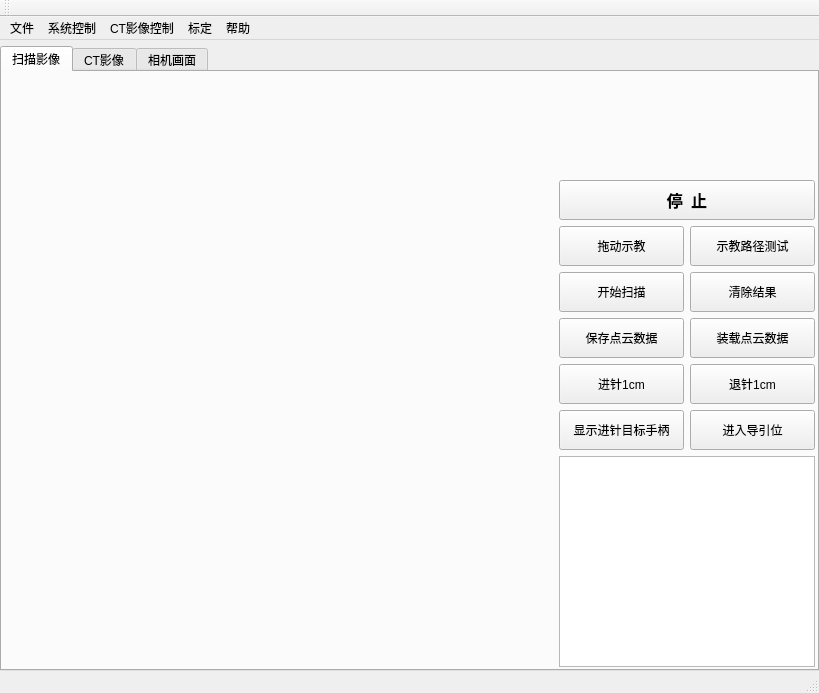
<?xml version="1.0" encoding="UTF-8"?>
<ui version="4.0">
 <class>SlurryClass</class>
 <widget class="QMainWindow" name="SlurryClass">
  <property name="geometry">
   <rect>
    <x>0</x>
    <y>0</y>
    <width>819</width>
    <height>683</height>
   </rect>
  </property>
  <property name="windowTitle">
   <string>医学导引系统</string>
  </property>
  <widget class="QWidget" name="centralWidget">
   <layout class="QVBoxLayout" name="verticalLayout_2">
    <property name="leftMargin">
     <number>0</number>
    </property>
    <property name="topMargin">
     <number>0</number>
    </property>
    <property name="rightMargin">
     <number>0</number>
    </property>
    <property name="bottomMargin">
     <number>0</number>
    </property>
    <item>
     <widget class="QMenuBar" name="menuBar">
      <property name="enabled">
       <bool>true</bool>
      </property>
      <widget class="QMenu" name="menu_file">
       <property name="title">
        <string>文件</string>
       </property>
       <addaction name="action_2"/>
       <addaction name="action_3"/>
       <addaction name="separator"/>
       <addaction name="action_exit"/>
      </widget>
      <widget class="QMenu" name="menu_control">
       <property name="title">
        <string>系统控制</string>
       </property>
       <addaction name="CameraOpen"/>
       <addaction name="CameraDisp"/>
       <addaction name="action_robotControl"/>
       <addaction name="action_laser"/>
       <addaction name="action_9"/>
       <addaction name="separator"/>
      </widget>
      <widget class="QMenu" name="menu_CT">
       <property name="title">
        <string>CT影像控制</string>
       </property>
       <addaction name="separator"/>
       <addaction name="action_17"/>
      </widget>
      <widget class="QMenu" name="menu_calib">
       <property name="title">
        <string>标定</string>
       </property>
       <addaction name="CameraCalib"/>
       <addaction name="toolCalib"/>
      </widget>
      <widget class="QMenu" name="menu_help">
       <property name="title">
        <string>帮助</string>
       </property>
       <addaction name="action_about"/>
       <addaction name="action_aboutQt"/>
       <addaction name="actionTest1"/>
       <addaction name="actionTest2"/>
      </widget>
      <addaction name="menu_file"/>
      <addaction name="menu_control"/>
      <addaction name="menu_CT"/>
      <addaction name="menu_calib"/>
      <addaction name="menu_help"/>
     </widget>
    </item>
    <item>
     <layout class="QVBoxLayout" name="verticalLayout_3">
      <property name="spacing">
       <number>0</number>
      </property>
      <item>
       <widget class="QTabWidget" name="tabWidget">
        <property name="currentIndex">
         <number>0</number>
        </property>
        <widget class="QWidget" name="tabScan">
         <property name="sizePolicy">
          <sizepolicy hsizetype="Maximum" vsizetype="Preferred">
           <horstretch>0</horstretch>
           <verstretch>0</verstretch>
          </sizepolicy>
         </property>
         <attribute name="title">
          <string>扫描影像</string>
         </attribute>
         <layout class="QHBoxLayout" name="horizontalLayout" stretch="1,0">
          <property name="spacing">
           <number>2</number>
          </property>
          <property name="leftMargin">
           <number>2</number>
          </property>
          <property name="topMargin">
           <number>2</number>
          </property>
          <property name="rightMargin">
           <number>2</number>
          </property>
          <property name="bottomMargin">
           <number>2</number>
          </property>
          <item>
           <widget class="VtkWindow" name="vtkWindow" native="true"/>
          </item>
          <item>
           <layout class="QVBoxLayout" name="verticalLayout_6">
            <item>
             <layout class="QGridLayout" name="gridLayout_3">
              <item row="2" column="0">
               <widget class="QPushButton" name="buttonTeach">
                <property name="minimumSize">
                 <size>
                  <width>0</width>
                  <height>40</height>
                 </size>
                </property>
                <property name="text">
                 <string>拖动示教</string>
                </property>
                <property name="checkable">
                 <bool>true</bool>
                </property>
               </widget>
              </item>
              <item row="0" column="1">
               <widget class="QPilot" name="pilotMatch" native="true">
                <property name="sizePolicy">
                 <sizepolicy hsizetype="Expanding" vsizetype="Preferred">
                  <horstretch>0</horstretch>
                  <verstretch>0</verstretch>
                 </sizepolicy>
                </property>
                <property name="minimumSize">
                 <size>
                  <width>0</width>
                  <height>100</height>
                 </size>
                </property>
               </widget>
              </item>
              <item row="0" column="0">
               <widget class="QPilot" name="pilotRobot" native="true">
                <property name="sizePolicy">
                 <sizepolicy hsizetype="Expanding" vsizetype="Preferred">
                  <horstretch>0</horstretch>
                  <verstretch>0</verstretch>
                 </sizepolicy>
                </property>
                <property name="minimumSize">
                 <size>
                  <width>0</width>
                  <height>100</height>
                 </size>
                </property>
               </widget>
              </item>
              <item row="4" column="0">
               <widget class="QPushButton" name="buttonSaveData">
                <property name="minimumSize">
                 <size>
                  <width>0</width>
                  <height>40</height>
                 </size>
                </property>
                <property name="text">
                 <string>保存点云数据</string>
                </property>
               </widget>
              </item>
              <item row="3" column="0">
               <widget class="QPushButton" name="buttonScan">
                <property name="minimumSize">
                 <size>
                  <width>0</width>
                  <height>40</height>
                 </size>
                </property>
                <property name="text">
                 <string>开始扫描</string>
                </property>
                <property name="checkable">
                 <bool>true</bool>
                </property>
               </widget>
              </item>
              <item row="1" column="0" colspan="2">
               <widget class="QPushButton" name="buttonStop">
                <property name="minimumSize">
                 <size>
                  <width>0</width>
                  <height>40</height>
                 </size>
                </property>
                <property name="font">
                 <font>
                  <family>Adobe Arabic</family>
                  <pointsize>12</pointsize>
                  <weight>75</weight>
                  <bold>true</bold>
                 </font>
                </property>
                <property name="text">
                 <string>停  止</string>
                </property>
               </widget>
              </item>
              <item row="3" column="1">
               <widget class="QPushButton" name="buttonClear">
                <property name="minimumSize">
                 <size>
                  <width>0</width>
                  <height>40</height>
                 </size>
                </property>
                <property name="text">
                 <string>清除结果</string>
                </property>
               </widget>
              </item>
              <item row="2" column="1">
               <widget class="QPushButton" name="buttonTeachPlay">
                <property name="minimumSize">
                 <size>
                  <width>0</width>
                  <height>40</height>
                 </size>
                </property>
                <property name="text">
                 <string>示教路径测试</string>
                </property>
                <property name="checkable">
                 <bool>true</bool>
                </property>
               </widget>
              </item>
              <item row="4" column="1">
               <widget class="QPushButton" name="buttonLoadData">
                <property name="minimumSize">
                 <size>
                  <width>0</width>
                  <height>40</height>
                 </size>
                </property>
                <property name="text">
                 <string>装载点云数据</string>
                </property>
               </widget>
              </item>
              <item row="7" column="1">
               <widget class="QPushButton" name="buttonToolGo">
                <property name="minimumSize">
                 <size>
                  <width>0</width>
                  <height>40</height>
                 </size>
                </property>
                <property name="text">
                 <string>进入导引位</string>
                </property>
               </widget>
              </item>
              <item row="7" column="0">
               <widget class="QPushButton" name="buttonToolWidget">
                <property name="minimumSize">
                 <size>
                  <width>0</width>
                  <height>40</height>
                 </size>
                </property>
                <property name="text">
                 <string>显示进针目标手柄</string>
                </property>
                <property name="checkable">
                 <bool>true</bool>
                </property>
               </widget>
              </item>
              <item row="5" column="0">
               <widget class="QPushButton" name="buttonToolMove5mmF">
                <property name="minimumSize">
                 <size>
                  <width>0</width>
                  <height>40</height>
                 </size>
                </property>
                <property name="text">
                 <string>进针1cm</string>
                </property>
               </widget>
              </item>
              <item row="5" column="1">
               <widget class="QPushButton" name="buttonToolMove5mmB">
                <property name="minimumSize">
                 <size>
                  <width>0</width>
                  <height>40</height>
                 </size>
                </property>
                <property name="text">
                 <string>退针1cm</string>
                </property>
               </widget>
              </item>
             </layout>
            </item>
            <item>
             <widget class="QConsole" name="logTextScan">
              <property name="sizePolicy">
               <sizepolicy hsizetype="Preferred" vsizetype="Expanding">
                <horstretch>0</horstretch>
                <verstretch>1</verstretch>
               </sizepolicy>
              </property>
              <property name="minimumSize">
               <size>
                <width>0</width>
                <height>100</height>
               </size>
              </property>
             </widget>
            </item>
           </layout>
          </item>
         </layout>
        </widget>
        <widget class="QWidget" name="tabCT">
         <attribute name="title">
          <string>CT影像</string>
         </attribute>
         <layout class="QHBoxLayout" name="horizontalLayout_6" stretch="6,1">
          <item>
           <widget class="VtkWindow" name="ctWindow" native="true"/>
          </item>
          <item>
           <layout class="QVBoxLayout" name="verticalLayout_4" stretch="0,0,0,0,0,0,0,1">
            <property name="spacing">
             <number>5</number>
            </property>
            <item>
             <widget class="QGroupBox" name="groupBox">
              <property name="title">
               <string>三维显示方式</string>
              </property>
              <layout class="QVBoxLayout" name="verticalLayout_5">
               <item>
                <widget class="QRadioButton" name="radioButtonVolume">
                 <property name="font">
                  <font>
                   <family>宋体</family>
                   <pointsize>10</pointsize>
                   <weight>50</weight>
                   <bold>false</bold>
                  </font>
                 </property>
                 <property name="text">
                  <string>密度切面</string>
                 </property>
                 <property name="checked">
                  <bool>true</bool>
                 </property>
                 <attribute name="buttonGroup">
                  <string notr="true">viewButtonGroup</string>
                 </attribute>
                </widget>
               </item>
               <item>
                <widget class="QRadioButton" name="radioButtonSurface">
                 <property name="font">
                  <font>
                   <family>宋体</family>
                   <pointsize>10</pointsize>
                  </font>
                 </property>
                 <property name="text">
                  <string>等值面</string>
                 </property>
                 <attribute name="buttonGroup">
                  <string notr="true">viewButtonGroup</string>
                 </attribute>
                </widget>
               </item>
              </layout>
             </widget>
            </item>
            <item>
             <widget class="QGroupBox" name="groupBox_2">
              <property name="title">
               <string>切面选择</string>
              </property>
              <layout class="QVBoxLayout" name="verticalLayout_7">
               <item>
                <widget class="QRadioButton" name="radioButtonSagittal">
                 <property name="font">
                  <font>
                   <family>宋体</family>
                   <pointsize>10</pointsize>
                  </font>
                 </property>
                 <property name="text">
                  <string>Sagittal矢状面</string>
                 </property>
                 <attribute name="buttonGroup">
                  <string notr="true">planeButtonGroup</string>
                 </attribute>
                </widget>
               </item>
               <item>
                <widget class="QRadioButton" name="radioButtonCoronal">
                 <property name="font">
                  <font>
                   <family>宋体</family>
                   <pointsize>10</pointsize>
                   <weight>50</weight>
                   <bold>false</bold>
                  </font>
                 </property>
                 <property name="text">
                  <string>Coronal冠状面</string>
                 </property>
                 <property name="checked">
                  <bool>true</bool>
                 </property>
                 <attribute name="buttonGroup">
                  <string notr="true">planeButtonGroup</string>
                 </attribute>
                </widget>
               </item>
               <item>
                <widget class="QRadioButton" name="radioButtonAxial">
                 <property name="font">
                  <font>
                   <family>宋体</family>
                   <pointsize>10</pointsize>
                   <weight>50</weight>
                   <bold>false</bold>
                  </font>
                 </property>
                 <property name="text">
                  <string>Axial横断面</string>
                 </property>
                 <attribute name="buttonGroup">
                  <string notr="true">planeButtonGroup</string>
                 </attribute>
                </widget>
               </item>
              </layout>
             </widget>
            </item>
            <item>
             <widget class="QPushButton" name="buttonLoadCT">
              <property name="minimumSize">
               <size>
                <width>0</width>
                <height>40</height>
               </size>
              </property>
              <property name="text">
               <string>装载影像</string>
              </property>
             </widget>
            </item>
            <item>
             <widget class="QPushButton" name="buttonRegistration">
              <property name="minimumSize">
               <size>
                <width>0</width>
                <height>40</height>
               </size>
              </property>
              <property name="text">
               <string>开始配准</string>
              </property>
             </widget>
            </item>
            <item>
             <widget class="QPushButton" name="buttonSaveCT">
              <property name="minimumSize">
               <size>
                <width>0</width>
                <height>40</height>
               </size>
              </property>
              <property name="text">
               <string>保存表面结果</string>
              </property>
             </widget>
            </item>
            <item>
             <widget class="QPushButton" name="buttonToolWidget2">
              <property name="minimumSize">
               <size>
                <width>0</width>
                <height>40</height>
               </size>
              </property>
              <property name="text">
               <string>显示进针目标手柄</string>
              </property>
              <property name="checkable">
               <bool>true</bool>
              </property>
             </widget>
            </item>
            <item>
             <widget class="QPushButton" name="buttonOpenDicom">
              <property name="minimumSize">
               <size>
                <width>0</width>
                <height>40</height>
               </size>
              </property>
              <property name="text">
               <string>打开DICOM</string>
              </property>
             </widget>
            </item>
            <item>
             <widget class="QLineEdit" name="lineEdit">
              <property name="sizePolicy">
               <sizepolicy hsizetype="Expanding" vsizetype="Expanding">
                <horstretch>0</horstretch>
                <verstretch>0</verstretch>
               </sizepolicy>
              </property>
              <property name="minimumSize">
               <size>
                <width>0</width>
                <height>100</height>
               </size>
              </property>
             </widget>
            </item>
           </layout>
          </item>
         </layout>
        </widget>
        <widget class="QWidget" name="tabControl">
         <attribute name="title">
          <string>相机画面</string>
         </attribute>
         <layout class="QHBoxLayout" name="horizontalLayout_4" stretch="0,0">
          <item>
           <widget class="QScrollArea" name="scrollArea">
            <property name="sizePolicy">
             <sizepolicy hsizetype="Expanding" vsizetype="Expanding">
              <horstretch>1</horstretch>
              <verstretch>0</verstretch>
             </sizepolicy>
            </property>
            <property name="minimumSize">
             <size>
              <width>400</width>
              <height>400</height>
             </size>
            </property>
            <property name="widgetResizable">
             <bool>true</bool>
            </property>
            <widget class="QWidget" name="scrollAreaWidgetContents">
             <property name="geometry">
              <rect>
               <x>0</x>
               <y>0</y>
               <width>398</width>
               <height>398</height>
              </rect>
             </property>
             <property name="sizePolicy">
              <sizepolicy hsizetype="Expanding" vsizetype="Preferred">
               <horstretch>0</horstretch>
               <verstretch>0</verstretch>
              </sizepolicy>
             </property>
             <property name="minimumSize">
              <size>
               <width>0</width>
               <height>0</height>
              </size>
             </property>
             <layout class="QHBoxLayout" name="horizontalLayout_2">
              <item>
               <widget class="Viewer2D" name="viewer1" native="true"/>
              </item>
              <item>
               <widget class="Viewer2D" name="viewer2" native="true"/>
              </item>
             </layout>
            </widget>
           </widget>
          </item>
          <item>
           <widget class="QWidget" name="sidebar" native="true">
            <property name="sizePolicy">
             <sizepolicy hsizetype="Fixed" vsizetype="Preferred">
              <horstretch>0</horstretch>
              <verstretch>0</verstretch>
             </sizepolicy>
            </property>
            <property name="maximumSize">
             <size>
              <width>300</width>
              <height>16777215</height>
             </size>
            </property>
            <layout class="QVBoxLayout" name="verticalLayout">
             <item>
              <widget class="QStackedWidget" name="stackedWidget">
               <property name="sizePolicy">
                <sizepolicy hsizetype="Preferred" vsizetype="Preferred">
                 <horstretch>0</horstretch>
                 <verstretch>0</verstretch>
                </sizepolicy>
               </property>
               <property name="currentIndex">
                <number>0</number>
               </property>
               <widget class="QWidget" name="page_1">
                <layout class="QGridLayout" name="gridLayout_buttons">
                 <property name="leftMargin">
                  <number>2</number>
                 </property>
                 <property name="topMargin">
                  <number>2</number>
                 </property>
                 <property name="rightMargin">
                  <number>2</number>
                 </property>
                 <property name="bottomMargin">
                  <number>2</number>
                 </property>
                 <property name="horizontalSpacing">
                  <number>5</number>
                 </property>
                 <property name="verticalSpacing">
                  <number>6</number>
                 </property>
                 <item row="0" column="1">
                  <widget class="QPushButton" name="buttonScan1">
                   <property name="sizePolicy">
                    <sizepolicy hsizetype="Fixed" vsizetype="Fixed">
                     <horstretch>0</horstretch>
                     <verstretch>0</verstretch>
                    </sizepolicy>
                   </property>
                   <property name="minimumSize">
                    <size>
                     <width>90</width>
                     <height>35</height>
                    </size>
                   </property>
                   <property name="text">
                    <string>开始扫描</string>
                   </property>
                   <property name="checkable">
                    <bool>true</bool>
                   </property>
                  </widget>
                 </item>
                 <item row="1" column="2">
                  <widget class="QComboBox" name="calibSelect">
                   <property name="minimumSize">
                    <size>
                     <width>0</width>
                     <height>35</height>
                    </size>
                   </property>
                   <property name="sizeAdjustPolicy">
                    <enum>QComboBox::AdjustToContents</enum>
                   </property>
                  </widget>
                 </item>
                </layout>
               </widget>
               <widget class="QWidget" name="page_2">
                <layout class="QGridLayout" name="gridLayout_2">
                 <item row="0" column="0">
                  <widget class="QPushButton" name="pushButton">
                   <property name="text">
                    <string>PushButton</string>
                   </property>
                  </widget>
                 </item>
                </layout>
               </widget>
              </widget>
             </item>
             <item>
              <widget class="QConsole" name="logText">
               <property name="sizePolicy">
                <sizepolicy hsizetype="Preferred" vsizetype="Expanding">
                 <horstretch>0</horstretch>
                 <verstretch>1</verstretch>
                </sizepolicy>
               </property>
               <property name="minimumSize">
                <size>
                 <width>280</width>
                 <height>120</height>
                </size>
               </property>
              </widget>
             </item>
             <item>
              <layout class="QFormLayout" name="formLayout">
               <property name="fieldGrowthPolicy">
                <enum>QFormLayout::AllNonFixedFieldsGrow</enum>
               </property>
               <property name="verticalSpacing">
                <number>0</number>
               </property>
               <item row="2" column="0">
                <widget class="QLabel" name="lcdLabel">
                 <property name="font">
                  <font>
                   <family>Andalus</family>
                   <pointsize>12</pointsize>
                   <weight>75</weight>
                   <bold>true</bold>
                  </font>
                 </property>
                 <property name="text">
                  <string>当前测量距离</string>
                 </property>
                </widget>
               </item>
               <item row="2" column="1">
                <widget class="QLCDNumber" name="lcdDist">
                 <property name="sizePolicy">
                  <sizepolicy hsizetype="Preferred" vsizetype="Fixed">
                   <horstretch>0</horstretch>
                   <verstretch>0</verstretch>
                  </sizepolicy>
                 </property>
                 <property name="minimumSize">
                  <size>
                   <width>80</width>
                   <height>40</height>
                  </size>
                 </property>
                </widget>
               </item>
              </layout>
             </item>
            </layout>
           </widget>
          </item>
         </layout>
        </widget>
       </widget>
      </item>
     </layout>
    </item>
   </layout>
  </widget>
  <widget class="QToolBar" name="mainToolBar">
   <attribute name="toolBarArea">
    <enum>TopToolBarArea</enum>
   </attribute>
   <attribute name="toolBarBreak">
    <bool>false</bool>
   </attribute>
  </widget>
  <widget class="QStatusBar" name="statusBar">
   <property name="enabled">
    <bool>true</bool>
   </property>
  </widget>
  <action name="action_2">
   <property name="text">
    <string>打开</string>
   </property>
  </action>
  <action name="action_3">
   <property name="text">
    <string>保存</string>
   </property>
  </action>
  <action name="action_exit">
   <property name="text">
    <string>退出</string>
   </property>
  </action>
  <action name="action_6">
   <property name="text">
    <string>单帧采集</string>
   </property>
  </action>
  <action name="action_7">
   <property name="text">
    <string>连续采集</string>
   </property>
  </action>
  <action name="action_9">
   <property name="text">
    <string>状态显示</string>
   </property>
  </action>
  <action name="action_11">
   <property name="text">
    <string>打开串口</string>
   </property>
  </action>
  <action name="action_12">
   <property name="text">
    <string>关闭串口</string>
   </property>
  </action>
  <action name="action_laser">
   <property name="text">
    <string>激光控制</string>
   </property>
  </action>
  <action name="action_13">
   <property name="text">
    <string>搜索相机</string>
   </property>
  </action>
  <action name="action_14">
   <property name="text">
    <string>连接控制器</string>
   </property>
  </action>
  <action name="action_robotControl">
   <property name="text">
    <string>机械臂控制</string>
   </property>
  </action>
  <action name="action_17">
   <property name="text">
    <string>载入CT图像</string>
   </property>
  </action>
  <action name="CameraCalib">
   <property name="text">
    <string>相机标定</string>
   </property>
  </action>
  <action name="action_about">
   <property name="text">
    <string>关于</string>
   </property>
  </action>
  <action name="action_aboutQt">
   <property name="text">
    <string>关于Qt</string>
   </property>
  </action>
  <action name="CameraExtrinsic">
   <property name="text">
    <string>外参数</string>
   </property>
  </action>
  <action name="CameraOpen">
   <property name="text">
    <string>枚举相机</string>
   </property>
  </action>
  <action name="CameraDisp">
   <property name="text">
    <string>连续显示</string>
   </property>
  </action>
  <action name="toolCalib">
   <property name="text">
    <string>导引筒标定</string>
   </property>
  </action>
  <action name="actionTest1">
   <property name="text">
    <string>Test1</string>
   </property>
  </action>
  <action name="actionTest2">
   <property name="text">
    <string>Test2</string>
   </property>
  </action>
 </widget>
 <layoutdefault spacing="6" margin="11"/>
 <customwidgets>
  <customwidget>
   <class>QConsole</class>
   <extends>QTextEdit</extends>
   <header>widget/QConsole.h</header>
  </customwidget>
  <customwidget>
   <class>VtkWindow</class>
   <extends>QWidget</extends>
   <header>widget/VtkWindow.h</header>
   <container>1</container>
  </customwidget>
  <customwidget>
   <class>Viewer2D</class>
   <extends>QWidget</extends>
   <header>widget/Viewer2D.h</header>
   <container>1</container>
  </customwidget>
  <customwidget>
   <class>QPilot</class>
   <extends>QWidget</extends>
   <header>widget/QPilot.h</header>
   <container>1</container>
  </customwidget>
 </customwidgets>
 <resources>
  <include location="slurry.qrc"/>
 </resources>
 <connections>
  <connection>
   <sender>action_aboutQt</sender>
   <signal>triggered()</signal>
   <receiver>SlurryClass</receiver>
   <slot>aboutQt()</slot>
   <hints>
    <hint type="sourcelabel">
     <x>-1</x>
     <y>-1</y>
    </hint>
    <hint type="destinationlabel">
     <x>597</x>
     <y>366</y>
    </hint>
   </hints>
  </connection>
  <connection>
   <sender>action_about</sender>
   <signal>triggered()</signal>
   <receiver>SlurryClass</receiver>
   <slot>about()</slot>
   <hints>
    <hint type="sourcelabel">
     <x>-1</x>
     <y>-1</y>
    </hint>
    <hint type="destinationlabel">
     <x>597</x>
     <y>366</y>
    </hint>
   </hints>
  </connection>
  <connection>
   <sender>CameraCalib</sender>
   <signal>triggered()</signal>
   <receiver>SlurryClass</receiver>
   <slot>openCalibDialog()</slot>
   <hints>
    <hint type="sourcelabel">
     <x>-1</x>
     <y>-1</y>
    </hint>
    <hint type="destinationlabel">
     <x>407</x>
     <y>311</y>
    </hint>
   </hints>
  </connection>
  <connection>
   <sender>action_exit</sender>
   <signal>triggered()</signal>
   <receiver>SlurryClass</receiver>
   <slot>close()</slot>
   <hints>
    <hint type="sourcelabel">
     <x>-1</x>
     <y>-1</y>
    </hint>
    <hint type="destinationlabel">
     <x>407</x>
     <y>311</y>
    </hint>
   </hints>
  </connection>
  <connection>
   <sender>buttonTeach</sender>
   <signal>clicked()</signal>
   <receiver>SlurryClass</receiver>
   <slot>scanTeach()</slot>
   <hints>
    <hint type="sourcelabel">
     <x>808</x>
     <y>237</y>
    </hint>
    <hint type="destinationlabel">
     <x>407</x>
     <y>311</y>
    </hint>
   </hints>
  </connection>
  <connection>
   <sender>buttonTeachPlay</sender>
   <signal>clicked()</signal>
   <receiver>SlurryClass</receiver>
   <slot>scanTeachTest()</slot>
   <hints>
    <hint type="sourcelabel">
     <x>938</x>
     <y>237</y>
    </hint>
    <hint type="destinationlabel">
     <x>407</x>
     <y>311</y>
    </hint>
   </hints>
  </connection>
  <connection>
   <sender>CameraOpen</sender>
   <signal>triggered()</signal>
   <receiver>SlurryClass</receiver>
   <slot>cameraInit()</slot>
   <hints>
    <hint type="sourcelabel">
     <x>-1</x>
     <y>-1</y>
    </hint>
    <hint type="destinationlabel">
     <x>407</x>
     <y>311</y>
    </hint>
   </hints>
  </connection>
  <connection>
   <sender>CameraDisp</sender>
   <signal>triggered()</signal>
   <receiver>SlurryClass</receiver>
   <slot>cameraDisplay()</slot>
   <hints>
    <hint type="sourcelabel">
     <x>-1</x>
     <y>-1</y>
    </hint>
    <hint type="destinationlabel">
     <x>407</x>
     <y>311</y>
    </hint>
   </hints>
  </connection>
  <connection>
   <sender>action_robotControl</sender>
   <signal>triggered()</signal>
   <receiver>SlurryClass</receiver>
   <slot>openRobotControlDialog()</slot>
   <hints>
    <hint type="sourcelabel">
     <x>-1</x>
     <y>-1</y>
    </hint>
    <hint type="destinationlabel">
     <x>398</x>
     <y>306</y>
    </hint>
   </hints>
  </connection>
  <connection>
   <sender>action_laser</sender>
   <signal>triggered()</signal>
   <receiver>SlurryClass</receiver>
   <slot>openLaserDialog()</slot>
   <hints>
    <hint type="sourcelabel">
     <x>-1</x>
     <y>-1</y>
    </hint>
    <hint type="destinationlabel">
     <x>406</x>
     <y>284</y>
    </hint>
   </hints>
  </connection>
  <connection>
   <sender>actionTest2</sender>
   <signal>triggered()</signal>
   <receiver>SlurryClass</receiver>
   <slot>test2()</slot>
   <hints>
    <hint type="sourcelabel">
     <x>-1</x>
     <y>-1</y>
    </hint>
    <hint type="destinationlabel">
     <x>406</x>
     <y>275</y>
    </hint>
   </hints>
  </connection>
  <connection>
   <sender>actionTest1</sender>
   <signal>triggered()</signal>
   <receiver>SlurryClass</receiver>
   <slot>test1()</slot>
   <hints>
    <hint type="sourcelabel">
     <x>-1</x>
     <y>-1</y>
    </hint>
    <hint type="destinationlabel">
     <x>555</x>
     <y>322</y>
    </hint>
   </hints>
  </connection>
  <connection>
   <sender>buttonLoadCT</sender>
   <signal>clicked()</signal>
   <receiver>SlurryClass</receiver>
   <slot>ctLoadImage3D()</slot>
   <hints>
    <hint type="sourcelabel">
     <x>925</x>
     <y>268</y>
    </hint>
    <hint type="destinationlabel">
     <x>504</x>
     <y>341</y>
    </hint>
   </hints>
  </connection>
  <connection>
   <sender>toolCalib</sender>
   <signal>triggered()</signal>
   <receiver>SlurryClass</receiver>
   <slot>openToolDialog()</slot>
   <hints>
    <hint type="sourcelabel">
     <x>-1</x>
     <y>-1</y>
    </hint>
    <hint type="destinationlabel">
     <x>504</x>
     <y>341</y>
    </hint>
   </hints>
  </connection>
  <connection>
   <sender>buttonOpenDicom</sender>
   <signal>clicked()</signal>
   <receiver>SlurryClass</receiver>
   <slot>ctLoadDICOM()</slot>
   <hints>
    <hint type="sourcelabel">
     <x>925</x>
     <y>268</y>
    </hint>
    <hint type="destinationlabel">
     <x>504</x>
     <y>341</y>
    </hint>
   </hints>
  </connection>
  <connection>
   <sender>buttonSaveCT</sender>
   <signal>clicked()</signal>
   <receiver>SlurryClass</receiver>
   <slot>ctSaveImage3D()</slot>
   <hints>
    <hint type="sourcelabel">
     <x>925</x>
     <y>358</y>
    </hint>
    <hint type="destinationlabel">
     <x>504</x>
     <y>341</y>
    </hint>
   </hints>
  </connection>
  <connection>
   <sender>buttonRegistration</sender>
   <signal>clicked()</signal>
   <receiver>SlurryClass</receiver>
   <slot>ctRegistration()</slot>
   <hints>
    <hint type="sourcelabel">
     <x>925</x>
     <y>403</y>
    </hint>
    <hint type="destinationlabel">
     <x>504</x>
     <y>341</y>
    </hint>
   </hints>
  </connection>
  <connection>
   <sender>buttonToolWidget2</sender>
   <signal>toggled(bool)</signal>
   <receiver>buttonToolWidget</receiver>
   <slot>toggle()</slot>
   <hints>
    <hint type="sourcelabel">
     <x>925</x>
     <y>448</y>
    </hint>
    <hint type="destinationlabel">
     <x>617</x>
     <y>421</y>
    </hint>
   </hints>
  </connection>
  <connection>
   <sender>buttonToolGo</sender>
   <signal>clicked()</signal>
   <receiver>SlurryClass</receiver>
   <slot>toolIntoPosition()</slot>
   <hints>
    <hint type="sourcelabel">
     <x>808</x>
     <y>329</y>
    </hint>
    <hint type="destinationlabel">
     <x>504</x>
     <y>341</y>
    </hint>
   </hints>
  </connection>
  <connection>
   <sender>buttonToolMove5mmF</sender>
   <signal>clicked()</signal>
   <receiver>SlurryClass</receiver>
   <slot>toolMoveForward1cm()</slot>
   <hints>
    <hint type="sourcelabel">
     <x>938</x>
     <y>329</y>
    </hint>
    <hint type="destinationlabel">
     <x>504</x>
     <y>341</y>
    </hint>
   </hints>
  </connection>
  <connection>
   <sender>buttonToolWidget</sender>
   <signal>toggled(bool)</signal>
   <receiver>SlurryClass</receiver>
   <slot>toolDispWidget(bool)</slot>
   <hints>
    <hint type="sourcelabel">
     <x>748</x>
     <y>283</y>
    </hint>
    <hint type="destinationlabel">
     <x>409</x>
     <y>341</y>
    </hint>
   </hints>
  </connection>
  <connection>
   <sender>buttonStop</sender>
   <signal>clicked()</signal>
   <receiver>SlurryClass</receiver>
   <slot>stop()</slot>
   <hints>
    <hint type="sourcelabel">
     <x>682</x>
     <y>191</y>
    </hint>
    <hint type="destinationlabel">
     <x>409</x>
     <y>341</y>
    </hint>
   </hints>
  </connection>
  <connection>
   <sender>buttonSaveData</sender>
   <signal>clicked()</signal>
   <receiver>SlurryClass</receiver>
   <slot>scanSaveData()</slot>
   <hints>
    <hint type="sourcelabel">
     <x>617</x>
     <y>329</y>
    </hint>
    <hint type="destinationlabel">
     <x>409</x>
     <y>341</y>
    </hint>
   </hints>
  </connection>
  <connection>
   <sender>buttonLoadData</sender>
   <signal>clicked()</signal>
   <receiver>SlurryClass</receiver>
   <slot>scanLoadData()</slot>
   <hints>
    <hint type="sourcelabel">
     <x>747</x>
     <y>329</y>
    </hint>
    <hint type="destinationlabel">
     <x>409</x>
     <y>341</y>
    </hint>
   </hints>
  </connection>
  <connection>
   <sender>buttonScan</sender>
   <signal>clicked()</signal>
   <receiver>SlurryClass</receiver>
   <slot>scanStart()</slot>
   <hints>
    <hint type="sourcelabel">
     <x>617</x>
     <y>283</y>
    </hint>
    <hint type="destinationlabel">
     <x>409</x>
     <y>341</y>
    </hint>
   </hints>
  </connection>
  <connection>
   <sender>buttonClear</sender>
   <signal>clicked()</signal>
   <receiver>SlurryClass</receiver>
   <slot>scanClear()</slot>
   <hints>
    <hint type="sourcelabel">
     <x>747</x>
     <y>283</y>
    </hint>
    <hint type="destinationlabel">
     <x>409</x>
     <y>341</y>
    </hint>
   </hints>
  </connection>
  <connection>
   <sender>radioButtonSurface</sender>
   <signal>toggled(bool)</signal>
   <receiver>SlurryClass</receiver>
   <slot>ctShowSkin(bool)</slot>
   <hints>
    <hint type="sourcelabel">
     <x>734</x>
     <y>125</y>
    </hint>
    <hint type="destinationlabel">
     <x>409</x>
     <y>341</y>
    </hint>
   </hints>
  </connection>
  <connection>
   <sender>buttonToolMove5mmB</sender>
   <signal>clicked()</signal>
   <receiver>SlurryClass</receiver>
   <slot>toolMoveBackward1cm()</slot>
   <hints>
    <hint type="sourcelabel">
     <x>747</x>
     <y>375</y>
    </hint>
    <hint type="destinationlabel">
     <x>409</x>
     <y>341</y>
    </hint>
   </hints>
  </connection>
 </connections>
 <buttongroups>
  <buttongroup name="viewButtonGroup"/>
  <buttongroup name="planeButtonGroup"/>
 </buttongroups>
</ui>
